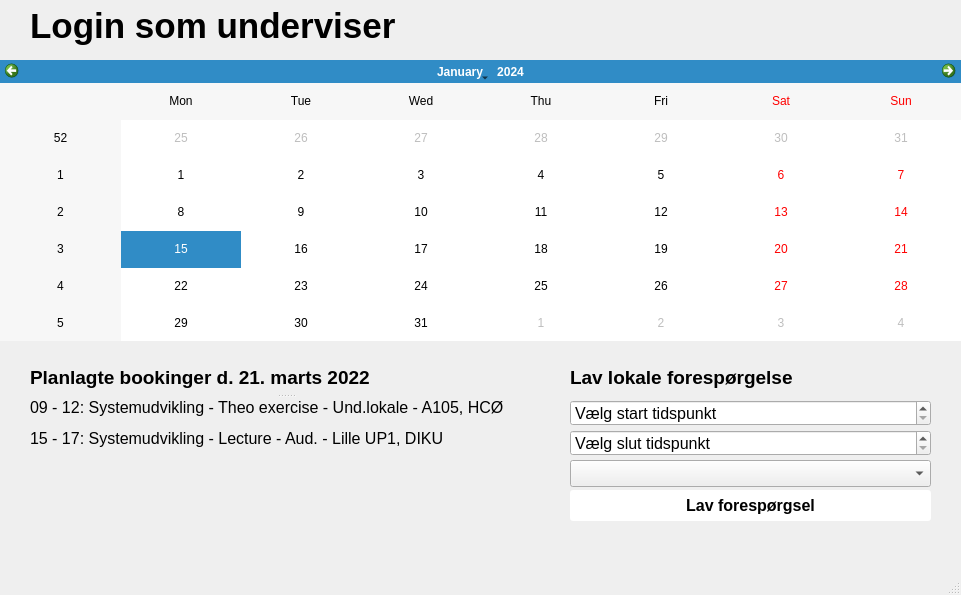
<?xml version="1.0" encoding="UTF-8"?>
<ui version="4.0">
 <class>MainWindow</class>
 <widget class="QMainWindow" name="MainWindow">
  <property name="geometry">
   <rect>
    <x>0</x>
    <y>0</y>
    <width>961</width>
    <height>595</height>
   </rect>
  </property>
  <property name="windowTitle">
   <string>MainWindow</string>
  </property>
  <property name="tabShape">
   <enum>QTabWidget::Rounded</enum>
  </property>
  <widget class="QWidget" name="centralwidget">
   <widget class="QCalendarWidget" name="kalenderUnderviser">
    <property name="geometry">
     <rect>
      <x>0</x>
      <y>60</y>
      <width>961</width>
      <height>281</height>
     </rect>
    </property>
   </widget>
   <widget class="QLabel" name="datovalg_2">
    <property name="geometry">
     <rect>
      <x>30</x>
      <y>0</y>
      <width>701</width>
      <height>51</height>
     </rect>
    </property>
    <property name="font">
     <font>
      <pointsize>26</pointsize>
      <bold>true</bold>
     </font>
    </property>
    <property name="text">
     <string>Login som underviser</string>
    </property>
   </widget>
   <widget class="QTimeEdit" name="forsporgselTid">
    <property name="geometry">
     <rect>
      <x>570</x>
      <y>400</y>
      <width>361</width>
      <height>26</height>
     </rect>
    </property>
    <property name="font">
     <font>
      <pointsize>12</pointsize>
     </font>
    </property>
    <property name="specialValueText">
     <string>Vælg start tidspunkt</string>
    </property>
   </widget>
   <widget class="QPushButton" name="lavForsporgselButton">
    <property name="geometry">
     <rect>
      <x>570</x>
      <y>490</y>
      <width>361</width>
      <height>31</height>
     </rect>
    </property>
    <property name="font">
     <font>
      <pointsize>12</pointsize>
      <bold>true</bold>
     </font>
    </property>
    <property name="mouseTracking">
     <bool>true</bool>
    </property>
    <property name="styleSheet">
     <string notr="true">QPushButton {
background-color: rgb(255, 255, 255);
border-radius:3px;
}

QPushButton:hover {
background-color: rgb(250, 250, 250);
}</string>
    </property>
    <property name="text">
     <string>Lav forespørgsel</string>
    </property>
   </widget>
   <widget class="QComboBox" name="kursusDropdownForporgsel">
    <property name="geometry">
     <rect>
      <x>570</x>
      <y>460</y>
      <width>361</width>
      <height>27</height>
     </rect>
    </property>
    <property name="font">
     <font>
      <pointsize>12</pointsize>
     </font>
    </property>
    <property name="autoFillBackground">
     <bool>false</bool>
    </property>
    <property name="styleSheet">
     <string notr="true"/>
    </property>
    <property name="currentText">
     <string/>
    </property>
    <property name="placeholderText">
     <string>Vælg kursus</string>
    </property>
    <item>
     <property name="text">
      <string>Systemudvikling - Theo exercise</string>
     </property>
    </item>
    <item>
     <property name="text">
      <string>Systemudvikling - Lecture</string>
     </property>
    </item>
    <item>
     <property name="text">
      <string>Sygedomslære - Forelæsning</string>
     </property>
    </item>
    <item>
     <property name="text">
      <string>Sygedomslære - SAU</string>
     </property>
    </item>
    <item>
     <property name="text">
      <string>Sygedomslære - Café</string>
     </property>
    </item>
   </widget>
   <widget class="QSplitter" name="splitter">
    <property name="geometry">
     <rect>
      <x>30</x>
      <y>360</y>
      <width>511</width>
      <height>191</height>
     </rect>
    </property>
    <property name="orientation">
     <enum>Qt::Vertical</enum>
    </property>
    <widget class="QLabel" name="datoValgS">
     <property name="font">
      <font>
       <pointsize>14</pointsize>
       <bold>true</bold>
      </font>
     </property>
     <property name="text">
      <string>Planlagte bookinger d. 21. marts 2022</string>
     </property>
    </widget>
    <widget class="QLabel" name="datoIndholdS">
     <property name="font">
      <font>
       <pointsize>12</pointsize>
      </font>
     </property>
     <property name="text">
      <string>&lt;html&gt;&lt;head/&gt;&lt;body&gt;&lt;p&gt;09 - 12: Systemudvikling - Theo exercise - Und.lokale - A105, HCØ&lt;/p&gt;&lt;p&gt;15 - 17: Systemudvikling - Lecture - Aud. - Lille UP1, DIKU&lt;/p&gt;&lt;/body&gt;&lt;/html&gt;</string>
     </property>
     <property name="alignment">
      <set>Qt::AlignLeading|Qt::AlignLeft|Qt::AlignTop</set>
     </property>
     <property name="wordWrap">
      <bool>true</bool>
     </property>
    </widget>
   </widget>
   <widget class="QLabel" name="lavForsporgsel">
    <property name="geometry">
     <rect>
      <x>570</x>
      <y>350</y>
      <width>361</width>
      <height>55</height>
     </rect>
    </property>
    <property name="font">
     <font>
      <pointsize>14</pointsize>
      <bold>true</bold>
     </font>
    </property>
    <property name="text">
     <string>Lav lokale forespørgelse</string>
    </property>
   </widget>
   <widget class="QTimeEdit" name="forsporgselTid_2">
    <property name="geometry">
     <rect>
      <x>570</x>
      <y>430</y>
      <width>361</width>
      <height>26</height>
     </rect>
    </property>
    <property name="font">
     <font>
      <pointsize>12</pointsize>
     </font>
    </property>
    <property name="specialValueText">
     <string>Vælg slut tidspunkt</string>
    </property>
   </widget>
  </widget>
  <widget class="QMenuBar" name="menubar">
   <property name="geometry">
    <rect>
     <x>0</x>
     <y>0</y>
     <width>961</width>
     <height>22</height>
    </rect>
   </property>
  </widget>
  <widget class="QStatusBar" name="statusbar"/>
 </widget>
 <resources/>
 <connections/>
</ui>
